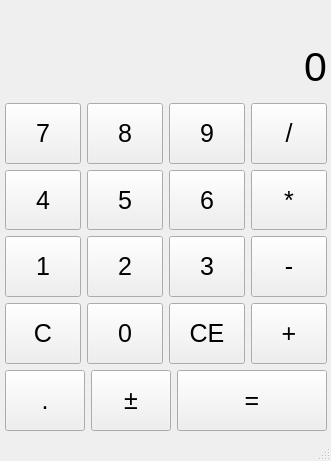
<?xml version="1.0" encoding="UTF-8"?>
<ui version="4.0">
 <class>MainWindow</class>
 <widget class="QMainWindow" name="MainWindow">
  <property name="geometry">
   <rect>
    <x>0</x>
    <y>0</y>
    <width>331</width>
    <height>461</height>
   </rect>
  </property>
  <property name="windowTitle">
   <string>Калькулятор</string>
  </property>
  <property name="statusTip">
   <string/>
  </property>
  <widget class="QWidget" name="centralwidget">
   <widget class="QWidget" name="verticalLayoutWidget">
    <property name="geometry">
     <rect>
      <x>5</x>
      <y>0</y>
      <width>322</width>
      <height>431</height>
     </rect>
    </property>
    <layout class="QVBoxLayout" name="verticalLayout">
     <item>
      <widget class="QLabel" name="secondary_label">
       <property name="maximumSize">
        <size>
         <width>16777215</width>
         <height>30</height>
        </size>
       </property>
       <property name="font">
        <font>
         <family>Arial</family>
         <pointsize>13</pointsize>
        </font>
       </property>
       <property name="text">
        <string/>
       </property>
       <property name="alignment">
        <set>Qt::AlignRight|Qt::AlignTrailing|Qt::AlignVCenter</set>
       </property>
      </widget>
     </item>
     <item>
      <widget class="QLabel" name="main_label">
       <property name="font">
        <font>
         <family>Arial</family>
         <pointsize>31</pointsize>
         <weight>50</weight>
         <bold>false</bold>
         <strikeout>false</strikeout>
         <kerning>true</kerning>
        </font>
       </property>
       <property name="layoutDirection">
        <enum>Qt::LeftToRight</enum>
       </property>
       <property name="text">
        <string>0</string>
       </property>
       <property name="alignment">
        <set>Qt::AlignRight|Qt::AlignTrailing|Qt::AlignVCenter</set>
       </property>
      </widget>
     </item>
     <item>
      <layout class="QHBoxLayout" name="horizontalLayout_2">
       <item>
        <widget class="QPushButton" name="btn7">
         <property name="sizePolicy">
          <sizepolicy hsizetype="Maximum" vsizetype="Minimum">
           <horstretch>0</horstretch>
           <verstretch>0</verstretch>
          </sizepolicy>
         </property>
         <property name="font">
          <font>
           <family>Arial</family>
           <pointsize>19</pointsize>
          </font>
         </property>
         <property name="text">
          <string>7</string>
         </property>
        </widget>
       </item>
       <item>
        <widget class="QPushButton" name="btn8">
         <property name="sizePolicy">
          <sizepolicy hsizetype="Minimum" vsizetype="Minimum">
           <horstretch>0</horstretch>
           <verstretch>0</verstretch>
          </sizepolicy>
         </property>
         <property name="font">
          <font>
           <family>Arial</family>
           <pointsize>19</pointsize>
          </font>
         </property>
         <property name="text">
          <string>8</string>
         </property>
        </widget>
       </item>
       <item>
        <widget class="QPushButton" name="btn9">
         <property name="sizePolicy">
          <sizepolicy hsizetype="Minimum" vsizetype="Minimum">
           <horstretch>0</horstretch>
           <verstretch>0</verstretch>
          </sizepolicy>
         </property>
         <property name="font">
          <font>
           <family>Arial</family>
           <pointsize>19</pointsize>
          </font>
         </property>
         <property name="text">
          <string>9</string>
         </property>
        </widget>
       </item>
       <item>
        <widget class="QPushButton" name="divide_button">
         <property name="sizePolicy">
          <sizepolicy hsizetype="Minimum" vsizetype="Minimum">
           <horstretch>0</horstretch>
           <verstretch>0</verstretch>
          </sizepolicy>
         </property>
         <property name="font">
          <font>
           <family>Arial</family>
           <pointsize>19</pointsize>
          </font>
         </property>
         <property name="text">
          <string>/</string>
         </property>
        </widget>
       </item>
      </layout>
     </item>
     <item>
      <layout class="QHBoxLayout" name="horizontalLayout_5">
       <item>
        <widget class="QPushButton" name="btn4">
         <property name="sizePolicy">
          <sizepolicy hsizetype="Maximum" vsizetype="Minimum">
           <horstretch>0</horstretch>
           <verstretch>0</verstretch>
          </sizepolicy>
         </property>
         <property name="font">
          <font>
           <family>Arial</family>
           <pointsize>19</pointsize>
          </font>
         </property>
         <property name="text">
          <string>4</string>
         </property>
        </widget>
       </item>
       <item>
        <widget class="QPushButton" name="btn5">
         <property name="sizePolicy">
          <sizepolicy hsizetype="Minimum" vsizetype="Minimum">
           <horstretch>0</horstretch>
           <verstretch>0</verstretch>
          </sizepolicy>
         </property>
         <property name="font">
          <font>
           <family>Arial</family>
           <pointsize>19</pointsize>
          </font>
         </property>
         <property name="text">
          <string>5</string>
         </property>
        </widget>
       </item>
       <item>
        <widget class="QPushButton" name="btn6">
         <property name="sizePolicy">
          <sizepolicy hsizetype="Minimum" vsizetype="Minimum">
           <horstretch>0</horstretch>
           <verstretch>0</verstretch>
          </sizepolicy>
         </property>
         <property name="font">
          <font>
           <family>Arial</family>
           <pointsize>19</pointsize>
          </font>
         </property>
         <property name="text">
          <string>6</string>
         </property>
        </widget>
       </item>
       <item>
        <widget class="QPushButton" name="multiply_button">
         <property name="sizePolicy">
          <sizepolicy hsizetype="Minimum" vsizetype="Minimum">
           <horstretch>0</horstretch>
           <verstretch>0</verstretch>
          </sizepolicy>
         </property>
         <property name="font">
          <font>
           <family>Arial</family>
           <pointsize>19</pointsize>
          </font>
         </property>
         <property name="text">
          <string>*</string>
         </property>
        </widget>
       </item>
      </layout>
     </item>
     <item>
      <layout class="QHBoxLayout" name="horizontalLayout">
       <item>
        <widget class="QPushButton" name="btn1">
         <property name="sizePolicy">
          <sizepolicy hsizetype="Maximum" vsizetype="Minimum">
           <horstretch>0</horstretch>
           <verstretch>0</verstretch>
          </sizepolicy>
         </property>
         <property name="font">
          <font>
           <family>Arial</family>
           <pointsize>19</pointsize>
          </font>
         </property>
         <property name="text">
          <string>1</string>
         </property>
        </widget>
       </item>
       <item>
        <widget class="QPushButton" name="btn2">
         <property name="sizePolicy">
          <sizepolicy hsizetype="Minimum" vsizetype="Minimum">
           <horstretch>0</horstretch>
           <verstretch>0</verstretch>
          </sizepolicy>
         </property>
         <property name="font">
          <font>
           <family>Arial</family>
           <pointsize>19</pointsize>
          </font>
         </property>
         <property name="text">
          <string>2</string>
         </property>
        </widget>
       </item>
       <item>
        <widget class="QPushButton" name="btn3">
         <property name="sizePolicy">
          <sizepolicy hsizetype="Minimum" vsizetype="Minimum">
           <horstretch>0</horstretch>
           <verstretch>0</verstretch>
          </sizepolicy>
         </property>
         <property name="font">
          <font>
           <family>Arial</family>
           <pointsize>19</pointsize>
          </font>
         </property>
         <property name="text">
          <string>3</string>
         </property>
        </widget>
       </item>
       <item>
        <widget class="QPushButton" name="substract_button">
         <property name="sizePolicy">
          <sizepolicy hsizetype="Minimum" vsizetype="Minimum">
           <horstretch>0</horstretch>
           <verstretch>0</verstretch>
          </sizepolicy>
         </property>
         <property name="font">
          <font>
           <family>Arial</family>
           <pointsize>19</pointsize>
          </font>
         </property>
         <property name="text">
          <string>-</string>
         </property>
        </widget>
       </item>
      </layout>
     </item>
     <item>
      <layout class="QHBoxLayout" name="horizontalLayout_3">
       <item>
        <widget class="QPushButton" name="clear_button">
         <property name="sizePolicy">
          <sizepolicy hsizetype="Maximum" vsizetype="Minimum">
           <horstretch>0</horstretch>
           <verstretch>0</verstretch>
          </sizepolicy>
         </property>
         <property name="font">
          <font>
           <family>Arial</family>
           <pointsize>19</pointsize>
          </font>
         </property>
         <property name="text">
          <string>C</string>
         </property>
        </widget>
       </item>
       <item>
        <widget class="QPushButton" name="btn0">
         <property name="sizePolicy">
          <sizepolicy hsizetype="Minimum" vsizetype="Minimum">
           <horstretch>0</horstretch>
           <verstretch>0</verstretch>
          </sizepolicy>
         </property>
         <property name="font">
          <font>
           <family>Arial</family>
           <pointsize>19</pointsize>
          </font>
         </property>
         <property name="text">
          <string>0</string>
         </property>
        </widget>
       </item>
       <item>
        <widget class="QPushButton" name="clear_entry_button">
         <property name="sizePolicy">
          <sizepolicy hsizetype="Minimum" vsizetype="Minimum">
           <horstretch>0</horstretch>
           <verstretch>0</verstretch>
          </sizepolicy>
         </property>
         <property name="font">
          <font>
           <family>Arial</family>
           <pointsize>19</pointsize>
          </font>
         </property>
         <property name="text">
          <string>CE</string>
         </property>
        </widget>
       </item>
       <item>
        <widget class="QPushButton" name="add_button">
         <property name="sizePolicy">
          <sizepolicy hsizetype="Minimum" vsizetype="Minimum">
           <horstretch>0</horstretch>
           <verstretch>0</verstretch>
          </sizepolicy>
         </property>
         <property name="font">
          <font>
           <family>Arial</family>
           <pointsize>19</pointsize>
          </font>
         </property>
         <property name="text">
          <string>+</string>
         </property>
        </widget>
       </item>
      </layout>
     </item>
     <item>
      <layout class="QHBoxLayout" name="horizontalLayout_6">
       <item>
        <widget class="QPushButton" name="float_point_button">
         <property name="sizePolicy">
          <sizepolicy hsizetype="Maximum" vsizetype="Minimum">
           <horstretch>0</horstretch>
           <verstretch>0</verstretch>
          </sizepolicy>
         </property>
         <property name="font">
          <font>
           <family>Arial</family>
           <pointsize>19</pointsize>
          </font>
         </property>
         <property name="text">
          <string>.</string>
         </property>
        </widget>
       </item>
       <item>
        <widget class="QPushButton" name="plus_minus_button">
         <property name="sizePolicy">
          <sizepolicy hsizetype="Fixed" vsizetype="Minimum">
           <horstretch>0</horstretch>
           <verstretch>0</verstretch>
          </sizepolicy>
         </property>
         <property name="font">
          <font>
           <family>Arial</family>
           <pointsize>19</pointsize>
          </font>
         </property>
         <property name="text">
          <string>±</string>
         </property>
        </widget>
       </item>
       <item>
        <widget class="QPushButton" name="equals_button">
         <property name="sizePolicy">
          <sizepolicy hsizetype="Minimum" vsizetype="Minimum">
           <horstretch>0</horstretch>
           <verstretch>0</verstretch>
          </sizepolicy>
         </property>
         <property name="font">
          <font>
           <family>Arial</family>
           <pointsize>19</pointsize>
          </font>
         </property>
         <property name="text">
          <string>=</string>
         </property>
        </widget>
       </item>
      </layout>
     </item>
    </layout>
   </widget>
  </widget>
  <widget class="QMenuBar" name="menubar">
   <property name="geometry">
    <rect>
     <x>0</x>
     <y>0</y>
     <width>331</width>
     <height>21</height>
    </rect>
   </property>
  </widget>
  <widget class="QStatusBar" name="statusbar"/>
 </widget>
 <resources/>
 <connections/>
</ui>
